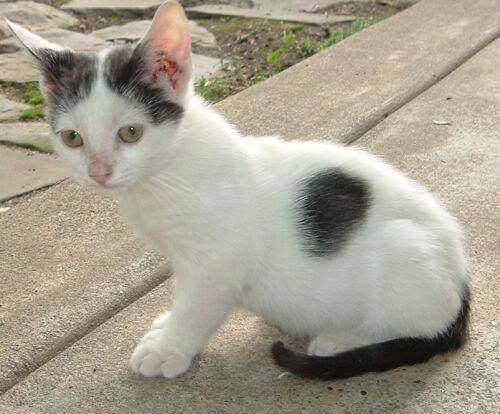
#> input picture opencv/image/cat.jpg, 500 x 414 px
$ python 8.py
#> lines starting #> are read from the running program, lines starting #| are printed output that depends on the picture; after the words box and inside, x2 and y2 are one past the last pixel; in counts of white or black regions, pixels touching at a corner belong together
import cv2
import numpy as np

img = cv2.imread('../image/cat.jpg')
#> img is the input picture: shape (414, 500, 3); mean B, G, R 144.3, 159.9, 165.9
if img is None:
    print("无法读取图片！")
else:
    h, w = img.shape[:2]
#> h = 414; w = 500

    # 1. 创建掩模：全黑，中央 200×200 设为白色（255）
    mask = np.zeros((h, w), dtype=np.uint8)
    start_x, start_y = (w - 200) // 2, (h - 200) // 2
#> start_x = 150; start_y = 107
    mask[start_y:start_y+200, start_x:start_x+200] = 255

    # 2. 按位运算
    and_result = cv2.bitwise_and(img, img, mask=mask)  # 与运算
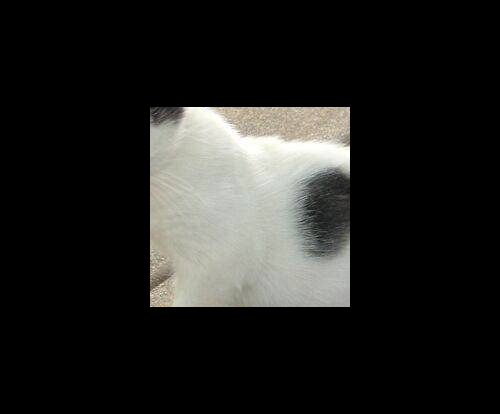
#> and_result: shape (414, 500, 3); mean B, G, R 32.3, 34.3, 34.3
    or_result = cv2.bitwise_or(img, img, mask=mask)    # 或运算
    xor_result = cv2.bitwise_xor(img, img, mask=mask)  # 异或运算
#> xor_result: shape (414, 500, 3); every value is 0

    # 3. 显示结果
    cv2.imshow('Original', img)
    cv2.imshow('Mask', mask)
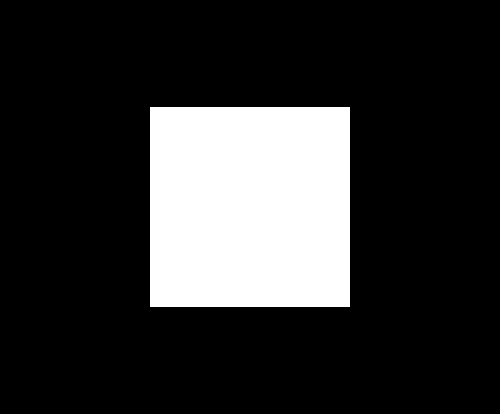
#> window 'Mask': shape (414, 500); 19.3% white; 1 white region, box (x1, y1, x2, y2) and area: (150, 107, 350, 307) 40000
    cv2.imshow('bitwise_and', and_result)
    cv2.imshow('bitwise_or', or_result)
    cv2.imshow('bitwise_xor', xor_result)
    cv2.waitKey(0)
    cv2.destroyAllWindows()

    # 4. 差异解释
    print("💡 按位运算结果差异：")
    print("• bitwise_and：仅掩模白色区域保留原图，其余变黑（提取中央区域）；")
    print("• bitwise_or：掩模白色区域变白，其余保留原图；")
    print("• bitwise_xor：掩模白色区域原图反色，其余保留原图。")
